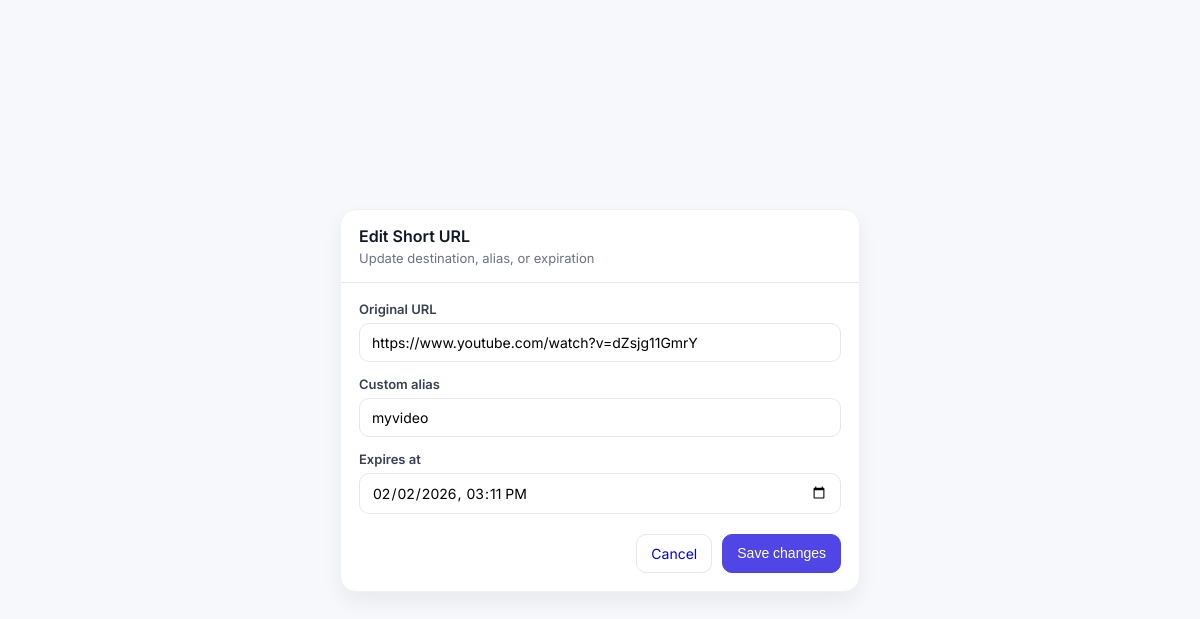
Page /edit/7/ (signed in) on the committed database.
### shortener/models.py (models this page shows, shortened)
class ShortURL(models.Model):
    owner = models.ForeignKey(User, on_delete=models.CASCADE, related_name="short_urls")
    original_url = models.URLField()
    code = models.CharField(max_length=20, unique=True, blank=True, db_index=True)
    custom_alias = models.CharField(max_length=30, unique=True, blank=True, null=True)
    expires_at = models.DateTimeField(blank=True, null=True)
    clicks = models.PositiveIntegerField(default=0)
    created_at = models.DateTimeField(auto_now_add=True)
    updated_at = models.DateTimeField(auto_now=True)

### shortener/views.py (the view)
# urls.py: path('edit/<int:pk>/', edit_short_url, name='edit'),
@login_required
def edit_short_url(request, pk):
    obj = get_object_or_404(ShortURL, pk=pk, owner=request.user)
    if request.method == "POST":
        form = ShortURLEditForm(request.POST, instance=obj)
        if form.is_valid():
            updated = form.save(commit=False)
            if updated.custom_alias:
                updated.code = updated.custom_alias
            updated.save()
            return redirect("dashboard")
    else:
        form = ShortURLEditForm(instance=obj)
    return render(request, "shortener/edit.html", {"form": form, "obj": obj})

### shortener/forms.py (shortened to what this page needs)
class ShortURLEditForm(forms.ModelForm):
    class Meta:
        model = ShortURL
        fields = ["original_url", "custom_alias", "expires_at"]

### shortener/templates/shortener/edit.html (shortened to what this page needs)
{% extends "common/base.html" %}
{% load static %}
{% block css %}
<link rel="stylesheet" href="{% static 'shortener/css/edit.css' %}">
{% endblock %}
{% block content %}
<div class="page-center">
    <div class="card form-card">
      <div class="card-header">
        <h2>Edit Short URL</h2>
        <div class="hint">Update destination, alias, or expiration</div>
      </div>
      <div class="card-body">
        <form method="post">
          <div class="field">
            <label>Original URL</label>
            {{ form.original_url }}
          </div>
          <div class="field">
            <label>Custom alias</label>
            {{ form.custom_alias }}
          </div>
          <div class="field">
            <label>Expires at</label>
            {{ form.expires_at }}
          </div>
          <div class="actions right">
            <a class="btn" href="{% url 'dashboard' %}">Cancel</a>
            <button class="btn btn-primary" type="submit">Save changes</button>
          </div>
        </form>
      </div>
    </div>
  </div>
{% endblock %}

### shortener/static/shortener/css/base.css (style rules this page uses)
* { box-sizing: border-box; }
body { margin: 0; font-family: "Inter", system-ui, -apple-system, Segoe UI, Roboto, Arial, sans-serif; background: #f6f8fb; color: #111827; }
a { text-decoration: none; }
.page-center { min-height: 100vh; display: flex; align-items: center; justify-content: center; padding: 24px; }
.btn { border: 1px solid #e5e7eb; background: white; padding: 10px 14px; border-radius: 10px; font-size: 14px; cursor: pointer; transition: 0.15s; }
.btn-primary { background: #4f46e5; border-color: #4f46e5; color: white; }
.card { background: white; border-radius: 16px; box-shadow: 0 10px 20px rgba(0,0,0,0.06); border: 1px solid #eef2f7; overflow: hidden; }
.card-header { padding: 16px 18px; border-bottom: 1px solid #e5e7eb; }
.card-header h2 { margin: 0; font-size: 16px; font-weight: 600; }
.card-body { padding: 18px; }
.hint { margin-top: 4px; font-size: 13px; color: #6b7280; }
.field { margin-bottom: 14px; }
.field label { display: block; font-size: 13px; font-weight: 600; color: #374151; margin-bottom: 6px; }
.field input, .field select, .field textarea { width: 100%; padding: 10px 12px; border-radius: 10px; border: 1px solid #e5e7eb; font-size: 14px; font-family: inherit; background: white; }
.actions { display: flex; gap: 10px; flex-wrap: wrap; }

### shortener/static/shortener/css/edit.css (style rules this page uses)
.form-card { max-width: 520px; width: 100%; }
.actions.right { justify-content: flex-end; margin-top: 20px; }

### rows in the picture
ShortURL: original_url "https://www.youtube.com/watch?v=dZsjg11GmrY", custom_alias "myvideo", expires_at "02/02/2026 15:11"
